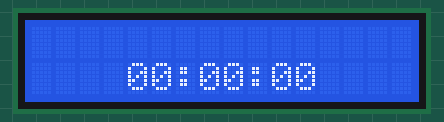
Simulated run of this sketch. Board: Arduino Uno, built with avr-gcc and run on an emulated ATmega328P. Shown: 16×2 character LCD.

Above: at 0.1 s.
At 5.1 s:
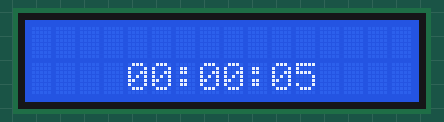
At 10.1 s:
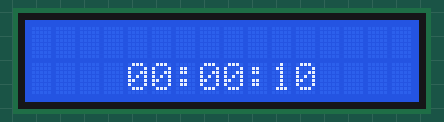
At 20.1 s:
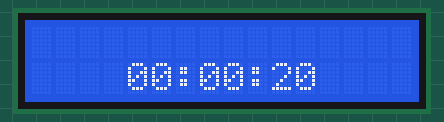
At 30.1 s:
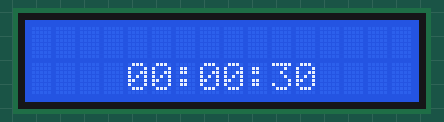
At 39.1 s:
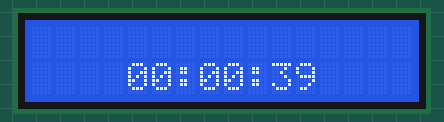

Measured:
- what the display in image 1 shows lasts 1.0 s, from 5.0 s to 6.0 s

The sketch:

sketch_mar26b.ino
```cpp
//NOTE: Tested on Arduino Uno whose I2C pins are A4==SDA, A5==SCL

#include <Wire.h>
#include <LCD.h>
#include <LiquidCrystal_I2C.h>
#include <Time.h>

#define I2C_ADDR    0x27 // <<----- Add your address here.  Find it from I2C Scanner
#define BACKLIGHT_PIN     3
#define En_pin  2
#define Rw_pin  1
#define Rs_pin  0
#define D4_pin  4
#define D5_pin  5
#define D6_pin  6
#define D7_pin  7

LiquidCrystal_I2C  lcd(I2C_ADDR,En_pin,Rw_pin,Rs_pin,D4_pin,D5_pin,D6_pin,D7_pin);

void setup()
{
  Serial.begin(9600);
 lcd.begin (16,2); //  <<----- My LCD was 16x2


// Switch on the backlight
lcd.setBacklightPin(BACKLIGHT_PIN,POSITIVE);
lcd.setBacklight(HIGH);

  lcd.setCursor(4, 1);
  lcd.print(timeString());
}

void loop()
{
time_t t = now();

  lcd.setCursor(4, 1);
  lcd.print(timeString());

}

String timeString() {
  return printDigits(hour()) + ":" + printDigits(minute()) + ":" + printDigits(second());
}

String printDigits(int digits){
    return digits < 10 ?  "0" + String(digits): String(digits);
}
```
